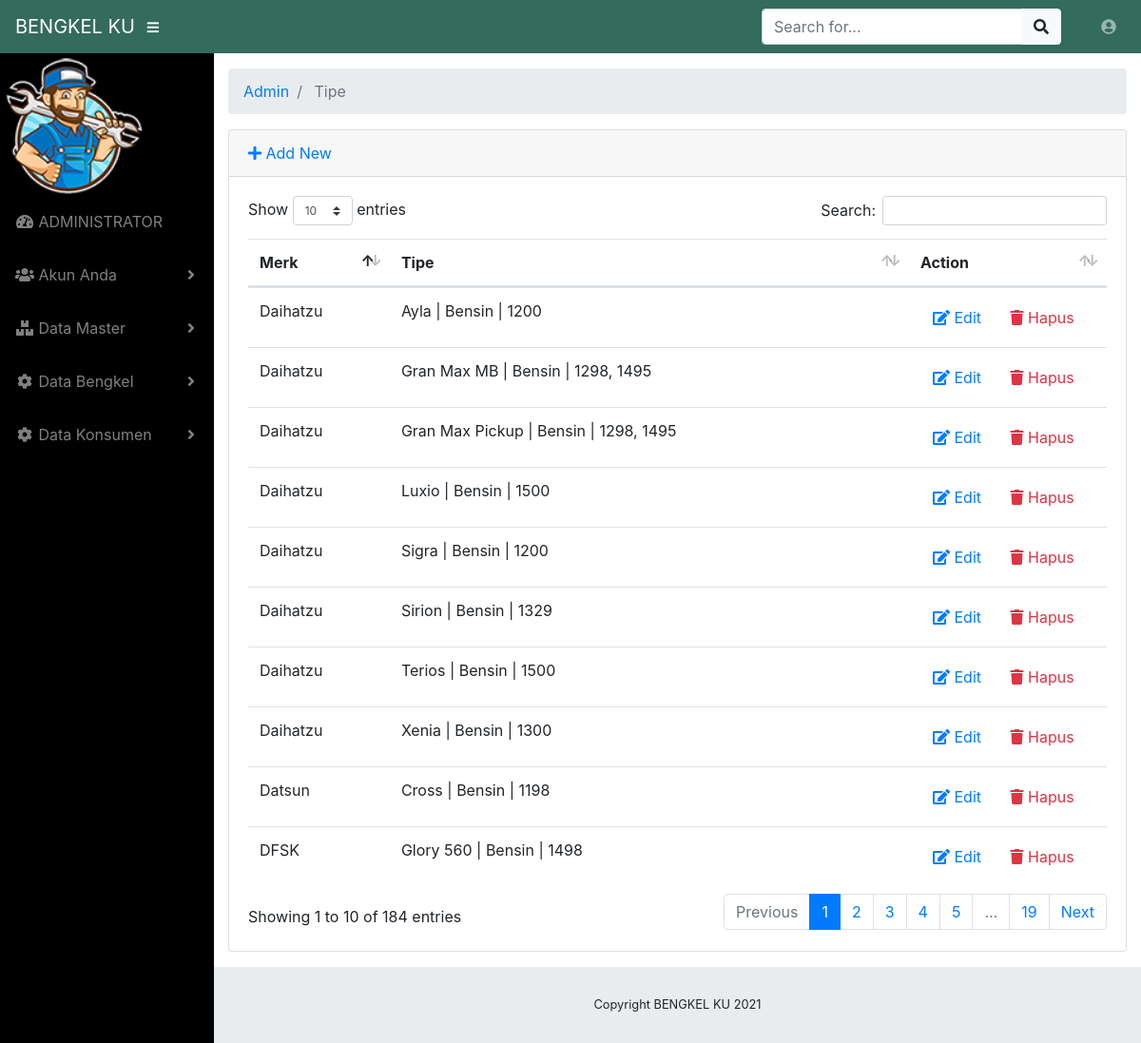
The app's page /index.php/admin/tipe with its own data.
### tables this page shows
CREATE TABLE `tipe_kend` (
  `id_tipe` int(11) NOT NULL,
  `tipe` varchar(50) NOT NULL,
  `id_merk` int(25) NOT NULL
);

CREATE TABLE `merk_kend` (
  `id_merk` int(25) NOT NULL,
  `merk` varchar(50) NOT NULL,
  `id_jnskend` int(25) NOT NULL
);

### application/controllers/admin/Tipe.php (called while the page is built, shortened)
<?php
class Tipe extends CI_Controller
{
    public function __construct()
    {
        $this->load->model("tipe_model");
        $this->load->library('form_validation');
    }
    public function index()
    {
        $data["tipe"] = $this->tipe_model->getAll();
        $this->load->view("admin/tipe/list", $data);
    }
}

### index.php (called while the page is built, shortened)
<?php
require_once BASEPATH.'core/CodeIgniter.php';

### application/models/Tipe_model.php (called while the page is built, shortened)
<?php defined('BASEPATH') or exit('No direct script access allowed');
class Tipe_model extends CI_Model
{
    private $_table = "tipe_kend";
    public function getAll()
    {
        return $this->db->get($this->_table)->result();
    }
}

### application/views/admin/tipe/list.php (the view, shortened to what this page needs)
<!DOCTYPE html>
<html lang="en">
<head>
</head>
<body id="page-top">
    <div id="wrapper">
        <div id="content-wrapper">
            <div class="container-fluid">
                <div class="card mb-3">
                    <div class="card-header">
                        <a href="<?php echo site_url('admin/tipe/add') ?>"><i class="fas fa-plus"></i> Add New</a>
                    </div>
                    <div class="card-body">
                        <div class="table-responsive">
                            <table class="table table-hover" id="dataTable" width="100%" cellspacing="0">
                                <thead>
                                    <tr>
                                        <th>Merk</th>
                                        <th>Tipe</th>
                                        <th>Action</th>
                                    </tr>
                                </thead>
                                <tbody>
                                    <?php foreach ($tipe as $tipe) :
                                        $id = $tipe->id_merk; ?>
                                        <tr>
                                            <td>
                                                <?php
                                                $jn = $this->db->query("SELECT a.merk FROM merk_kend a JOIN tipe_kend b ON a.id_merk=b.id_merk WHERE a.id_merk='$id'")->row_array();
                                                echo $jn['merk'] ?>
                                            </td>
                                            <td>
                                                <?php echo $tipe->tipe ?>
                                            </td>
                                            <td>
                                                <a href="<?php echo site_url('admin/tipe/edit/' . $tipe->id_tipe) ?>" class="btn btn-small"><i class="fas fa-edit"></i> Edit</a>
                                                <a onclick="deleteConfirm('<?php echo site_url('admin/tipe/delete/' . $tipe->id_tipe) ?>')" href="#!" class="btn btn-small text-danger"><i class="fas fa-trash"></i> Hapus</a>
                                            </td>
                                        </tr>
                                    <?php endforeach; ?>
                                </tbody>
                            </table>
                        </div>
                    </div>
                </div>
            </div>
        </div>
    </div>
</body>
</html>

### css/sb-admin.css (style rules this page uses)
html { position: relative; min-height: 100%; }
body { height: 100%; }
#wrapper { display: -webkit-box; display: -ms-flexbox; display: flex; }
#wrapper #content-wrapper { overflow-x: hidden; width: 100%; padding-top: 1rem; padding-bottom: 80px; }
:root { --input-padding-x: 0.75rem; --input-padding-y: 0.75rem; }

### records on screen
tipe_kend: id_merk.merk "Daihatzu", tipe "Ayla | Bensin | 1200"
tipe_kend: id_merk.merk "Daihatzu", tipe "Gran Max MB | Bensin | 1298, 1495"
tipe_kend: id_merk.merk "Daihatzu", tipe "Gran Max Pickup | Bensin | 1298, 1495"
tipe_kend: id_merk.merk "Daihatzu", tipe "Luxio | Bensin | 1500"
tipe_kend: id_merk.merk "Daihatzu", tipe "Sigra | Bensin | 1200"
tipe_kend: id_merk.merk "Daihatzu", tipe "Sirion | Bensin | 1329"
tipe_kend: id_merk.merk "Daihatzu", tipe "Terios | Bensin | 1500"
tipe_kend: id_merk.merk "Daihatzu", tipe "Xenia | Bensin | 1300"
tipe_kend: id_merk.merk "Datsun", tipe "Cross | Bensin | 1198"
tipe_kend: id_merk.merk "DFSK", tipe "Glory 560 | Bensin | 1498"

### other values on screen
SITE_NAME "BENGKEL KU"
$segment "Admin"
$segment "Tipe"
Date('Y') "2021"
